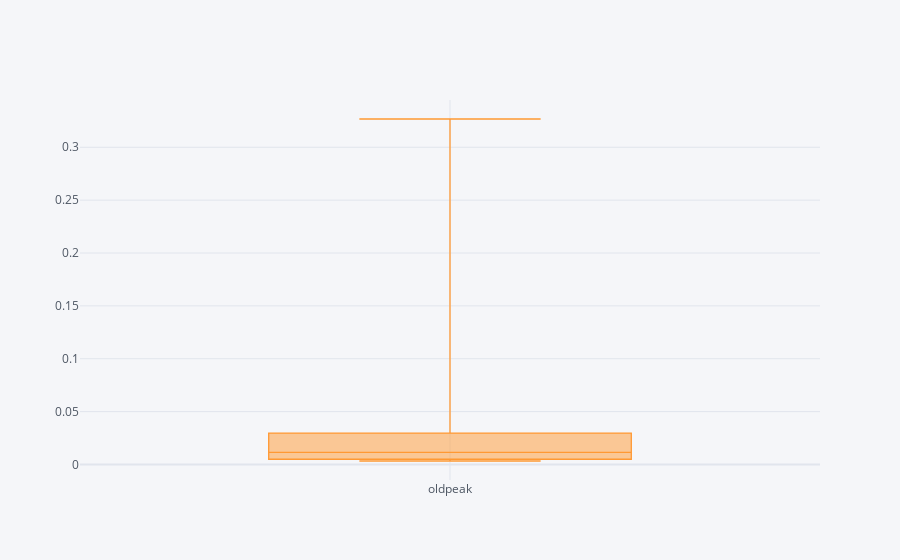

Write notebook code for a chart like this one.
### Code cell
df.oldpeak.value_counts(normalize=True).iplot(kind = "box")

### Figure 1 — Plotly figure (JSON) as saved in the notebook; plotly's stock layout.template omitted (floating-point values rounded to 4 significant figures)
{"data": [{"boxpoints": false, "line": {"width": 1.3}, "marker": {"color": "rgba(255, 153, 51, 1.0)"}, "name": "oldpeak", "orientation": "v", "type": "box", "y": [0.3267, 0.05611, 0.0462, 0.0462, 0.0429, 0.0429, 0.0396, 0.0363, 0.033, 0.0297, 0.0297, 0.0231, 0.0198, 0.0198, 0.0165, 0.0165, 0.0165, 0.0165, 0.0132, 0.0132, 0.009901, 0.009901, 0.009901, 0.009901, 0.009901, 0.006601, 0.006601, 0.006601, 0.006601, 0.006601, 0.0033, 0.0033, 0.0033, 0.0033, 0.0033, 0.0033, 0.0033, 0.0033, 0.0033, 0.0033]}], "layout": {"autosize": true, "legend": {"bgcolor": "#F5F6F9", "font": {"color": "#4D5663"}}, "paper_bgcolor": "#F5F6F9", "plot_bgcolor": "#F5F6F9", "title": {"font": {"color": "#4D5663"}}, "xaxis": {"autorange": true, "gridcolor": "#E1E5ED", "range": [-0.5, 0.5], "showgrid": true, "tickfont": {"color": "#4D5663"}, "title": {"font": {"color": "#4D5663"}, "text": ""}, "type": "category", "zerolinecolor": "#E1E5ED"}, "yaxis": {"autorange": true, "gridcolor": "#E1E5ED", "range": [-0.01467, 0.3447], "showgrid": true, "tickfont": {"color": "#4D5663"}, "title": {"font": {"color": "#4D5663"}, "text": ""}, "type": "linear", "zerolinecolor": "#E1E5ED"}}}
